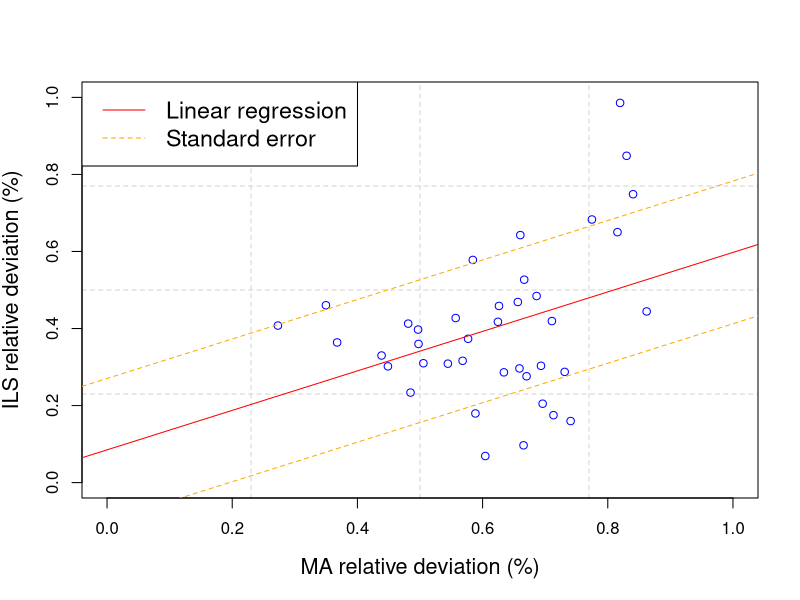

Write R code to recreate this figure.
data1 <- read.csv("raw_results/results_meme.csv")
data2 <- read.csv("raw_results/results_ils.csv")

print(cor(data1$relative_deviation, data2$relative_deviation))
model <- lm(data2$relative_deviation ~ data1$relative_deviation)
se <- sqrt(sum(resid(model)^2) / model$df.residual) # Standard error of the regression

# Start the PNG device.
png(filename = "figures/corr_plot_meme_ils.png", width = 800, height = 800)
plot(data1$relative_deviation, data2$relative_deviation,
    xlab = "MA relative deviation (%)",
    ylab = "ILS relative deviation (%)",
    cex.lab=1.3,
    xlim = c(0, 1),
    ylim = c(0, 1),
    pch = 1,
    col = "blue",
    panel.first = grid(nx = 4, ny = 4, lty = 2))
legend("topleft", legend = c("Linear regression", "Standard error"),
       col = c("red", "#fbab00"), lty = 1:2, cex = 1.4)


# Print the parameters of the linear model
print(summary(model))
# Get the coefficients of the model
coefficients <- coef(model)
cat("Equation of the line: y =", coefficients[1], "+", coefficients[2], "* x\n")
cat("Standard error of the regression:", se, "\n")

abline(model, col = "red")
abline(a = coef(model)[1] - se, b = coef(model)[2], col = "#fbab00", lty = 2)
abline(a = coef(model)[1] + se, b = coef(model)[2], col = "#fbab00", lty = 2)

invisible(dev.off()) #close png